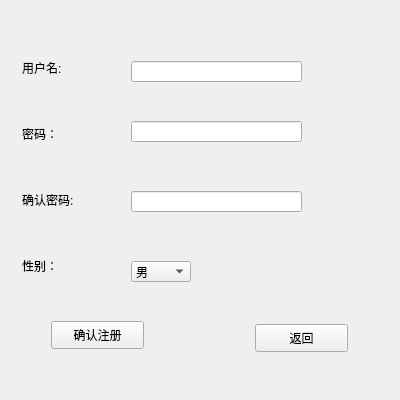
<?xml version="1.0" encoding="UTF-8"?>
<ui version="4.0">
 <class>RegistWidget</class>
 <widget class="QWidget" name="RegistWidget">
  <property name="geometry">
   <rect>
    <x>0</x>
    <y>0</y>
    <width>400</width>
    <height>400</height>
   </rect>
  </property>
  <property name="minimumSize">
   <size>
    <width>400</width>
    <height>400</height>
   </size>
  </property>
  <property name="maximumSize">
   <size>
    <width>400</width>
    <height>400</height>
   </size>
  </property>
  <property name="windowTitle">
   <string>Form</string>
  </property>
  <widget class="QStackedWidget" name="stackedWidget">
   <property name="geometry">
    <rect>
     <x>11</x>
     <y>11</y>
     <width>395</width>
     <height>395</height>
    </rect>
   </property>
   <property name="minimumSize">
    <size>
     <width>395</width>
     <height>395</height>
    </size>
   </property>
   <property name="maximumSize">
    <size>
     <width>395</width>
     <height>395</height>
    </size>
   </property>
   <property name="currentIndex">
    <number>0</number>
   </property>
   <widget class="QWidget" name="page">
    <widget class="QLabel" name="label">
     <property name="geometry">
      <rect>
       <x>11</x>
       <y>49</y>
       <width>53</width>
       <height>16</height>
      </rect>
     </property>
     <property name="text">
      <string>用户名:</string>
     </property>
    </widget>
    <widget class="QLabel" name="label_2">
     <property name="geometry">
      <rect>
       <x>11</x>
       <y>115</y>
       <width>45</width>
       <height>16</height>
      </rect>
     </property>
     <property name="text">
      <string>密码：</string>
     </property>
    </widget>
    <widget class="QLabel" name="label_3">
     <property name="geometry">
      <rect>
       <x>11</x>
       <y>181</y>
       <width>68</width>
       <height>16</height>
      </rect>
     </property>
     <property name="text">
      <string>确认密码:</string>
     </property>
    </widget>
    <widget class="QLabel" name="label_4">
     <property name="geometry">
      <rect>
       <x>11</x>
       <y>247</y>
       <width>45</width>
       <height>16</height>
      </rect>
     </property>
     <property name="text">
      <string>性别：</string>
     </property>
    </widget>
    <widget class="QPushButton" name="ButtonRegist">
     <property name="geometry">
      <rect>
       <x>40</x>
       <y>310</y>
       <width>93</width>
       <height>28</height>
      </rect>
     </property>
     <property name="text">
      <string>确认注册</string>
     </property>
    </widget>
    <widget class="QPushButton" name="ButtonBack">
     <property name="geometry">
      <rect>
       <x>244</x>
       <y>313</y>
       <width>93</width>
       <height>28</height>
      </rect>
     </property>
     <property name="text">
      <string>返回</string>
     </property>
    </widget>
    <widget class="QLineEdit" name="lineEditSure">
     <property name="geometry">
      <rect>
       <x>120</x>
       <y>180</y>
       <width>171</width>
       <height>21</height>
      </rect>
     </property>
    </widget>
    <widget class="QLineEdit" name="lineEditPswd">
     <property name="geometry">
      <rect>
       <x>120</x>
       <y>110</y>
       <width>171</width>
       <height>21</height>
      </rect>
     </property>
    </widget>
    <widget class="QLineEdit" name="lineEditUser">
     <property name="geometry">
      <rect>
       <x>120</x>
       <y>50</y>
       <width>171</width>
       <height>21</height>
      </rect>
     </property>
    </widget>
    <widget class="QComboBox" name="comboBoxSex">
     <property name="geometry">
      <rect>
       <x>120</x>
       <y>250</y>
       <width>60</width>
       <height>21</height>
      </rect>
     </property>
     <item>
      <property name="text">
       <string>男</string>
      </property>
     </item>
     <item>
      <property name="text">
       <string>女</string>
      </property>
     </item>
     <item>
      <property name="text">
       <string>保密</string>
      </property>
     </item>
    </widget>
   </widget>
   <widget class="QWidget" name="page_2">
    <layout class="QGridLayout" name="gridLayout_3">
     <item row="0" column="1">
      <spacer name="verticalSpacer_2">
       <property name="orientation">
        <enum>Qt::Vertical</enum>
       </property>
       <property name="sizeHint" stdset="0">
        <size>
         <width>20</width>
         <height>152</height>
        </size>
       </property>
      </spacer>
     </item>
     <item row="1" column="0" colspan="3">
      <widget class="QLabel" name="labelqqId">
       <property name="text">
        <string/>
       </property>
      </widget>
     </item>
     <item row="2" column="1">
      <spacer name="verticalSpacer_3">
       <property name="orientation">
        <enum>Qt::Vertical</enum>
       </property>
       <property name="sizeHint" stdset="0">
        <size>
         <width>20</width>
         <height>53</height>
        </size>
       </property>
      </spacer>
     </item>
     <item row="3" column="0">
      <spacer name="horizontalSpacer_2">
       <property name="orientation">
        <enum>Qt::Horizontal</enum>
       </property>
       <property name="sizeHint" stdset="0">
        <size>
         <width>130</width>
         <height>20</height>
        </size>
       </property>
      </spacer>
     </item>
     <item row="3" column="1">
      <widget class="QPushButton" name="ButtonSure">
       <property name="text">
        <string>确定</string>
       </property>
      </widget>
     </item>
     <item row="3" column="2">
      <spacer name="horizontalSpacer_3">
       <property name="orientation">
        <enum>Qt::Horizontal</enum>
       </property>
       <property name="sizeHint" stdset="0">
        <size>
         <width>130</width>
         <height>20</height>
        </size>
       </property>
      </spacer>
     </item>
     <item row="4" column="1">
      <spacer name="verticalSpacer">
       <property name="orientation">
        <enum>Qt::Vertical</enum>
       </property>
       <property name="sizeHint" stdset="0">
        <size>
         <width>20</width>
         <height>88</height>
        </size>
       </property>
      </spacer>
     </item>
    </layout>
   </widget>
  </widget>
 </widget>
 <resources/>
 <connections/>
</ui>
